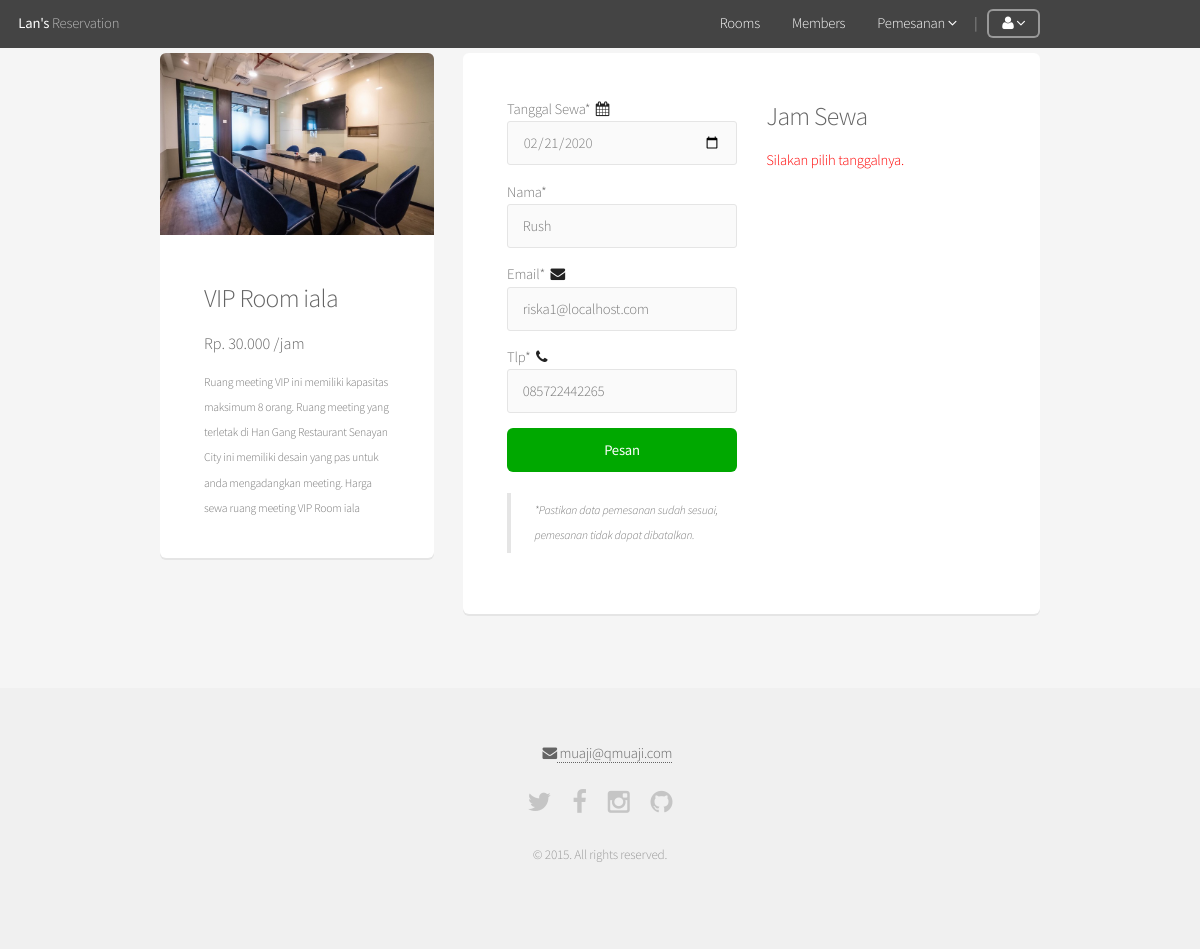
/sewa.php?studio_id=36 (signed in), run on the app's committed database.
### tables this page shows
CREATE TABLE `studios` (
  `studio_id` bigint(20) UNSIGNED NOT NULL,
  `name` varchar(50) NOT NULL,
  `price` int(11) NOT NULL,
  `description` text NOT NULL,
  `img` varchar(128) NOT NULL
);

CREATE TABLE `users` (
  `user_id` bigint(20) UNSIGNED NOT NULL,
  `saldo` int(11) UNSIGNED DEFAULT '0',
  `email` varchar(50) NOT NULL,
  `username` varchar(16) DEFAULT NULL,
  `active` tinyint(2) NOT NULL DEFAULT '0',
  `join_date` timestamp NOT NULL DEFAULT CURRENT_TIMESTAMP,
  `first_name` varchar(32) DEFAULT NULL,
  `last_name` varchar(32) DEFAULT NULL,
  `tlp` varchar(16) DEFAULT NULL,
  `address` text,
  `img` tinytext,
  `type` tinyint(2) NOT NULL DEFAULT '0',
  `email_code` varchar(64) DEFAULT NULL,
  `password` varchar(64) NOT NULL
);

### core/functions/general.php (called while the page is built, shortened)
<?php
function rupiah($angka) {
    return number_format($angka,0,',','.');
}

### core/init.php (called while the page is built, shortened)
<?php
require 'functions/general.php';
require 'functions/users.php';
if(loggedIn()) {
	$userData   = userData($_SESSION['user_id'], 'user_id', 'email', 'password', 'username', 'first_name', 'last_name', 'tlp', 'address', 'img', 'type', 'saldo');
}
$dateMax = date('Y-m-d', strtotime("+7 days"));
$dateMin = date('Y-m-d');

### core/functions/users.php (called while the page is built, shortened)
<?php
function userData($user_id) {
	$data 	 = array();
	$user_id = (int)$user_id;
	$funcNumArgs = func_num_args();
	$funcGetArgs = func_get_args();
	if($funcNumArgs > 1){
		unset($funcGetArgs[0]);
		$fields = implode(', ', $funcGetArgs);
		$data 	= mysql_fetch_assoc(mysql_query("SELECT $fields FROM users WHERE user_id=$user_id"));
	}
	return $data;
}

### sewa.php (the view, shortened to what this page needs)
<?php
require 'core/init.php';
if(isset($_GET['studio_id']) && !empty($_GET['studio_id'])) {
	$email 		= $userData['email'];
	$first_name = $userData['first_name'];
	$tlp 		= $userData['tlp'];
	$studio_id 	= $_GET['studio_id'];
	$studioData = mysql_query("SELECT * FROM studios WHERE studio_id=$studio_id");
	$row 		= mysql_fetch_assoc($studioData);
	include 'includes/_header.php';
	?>
	<div style="margin-top:-50px" id="main" class="container">
		<div class="row">
			<div class="4u 12u(mobile)">
				<div class="box">
					<span class="image featured"><img src="<?= $row['img'] ?>" alt="Lan's Reservation" /></span>
					<h3><?= $row['name'] ?></h3>
					<h4>Rp. <?= rupiah($row['price']) ?> /jam</h4>
					<sub> <?= $row['description'] ?> </sub>
				</div>
			</div>
			<div class="8u 12u(mobile)">
				<div class="box">
					<form action="" method="post" autocomplete="off">
						<div class="row">
							<div class="6u 12u">
								Tanggal Sewa* &nbsp;<b class="icon fa-calendar"></b>
								<input type="date" name="book_date" onChange="jadwal_jam()" max="<?= $dateMax ?>" min="<?= $dateMin ?>" value="<?= date('Y-m-d') ?>" id="dates">
								Nama*
								<input type="text" name="first_name" placeholder="Nama" value="<?= $first_name ?>" required minlength="3" maxlength="32">
								Email* &nbsp;<b class="icon fa-envelope"></b>
								<input type="email" name="email" placeholder="Email" value="<?= $email ?>" required maxlength="30">
								Tlp* &nbsp;<b class="icon fa-phone"></b>
								<input type="text" name="tlp" placeholder="Tlp" value="<?= $tlp ?>" required minlength="8" maxlength="16">
								<input type="submit" value="Pesan" onclick="return confirm('Pesan ruangan <?= $row['name'] ?>?')" class="fit special">
								<sub><blockquote>*Pastikan data pemesanan sudah sesuai, pemesanan tidak dapat dibatalkan.</blockquote></sub>
							</div>
							<div class="6u 12u">
							<h3>Jam Sewa</h3>
								<span id="jam"><span style='color:red'>Silakan pilih tanggalnya.</span></span>
							</div>
						</div>
					</form>
				</div>
			</div>
		</div>
	</div>
<?php
} include 'includes/_footer.php';
?>

### data on the page
studios: img (picture), name "VIP Room iala", price "30.000", description "Ruang meeting VIP ini memiliki kapasitas maksimum 8 orang. Ruang meeting yang terletak di Han Gang Restaurant Senayan City ini memiliki desain yang pas untuk anda mengadangkan meeting. Harga sewa ruang meeting VIP Room iala"
users: first_name "Rush", email "riska1@localhost.com", tlp "085722442265"
